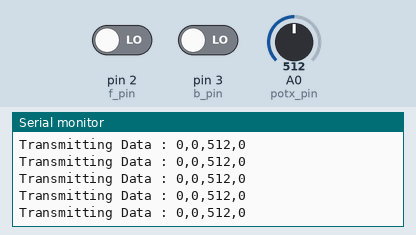
This sketch was run on a simulated Arduino Uno, built with avr-gcc and run on an emulated ATmega328P. Parts: the last lines printed to the serial monitor. The inputs (shaded band) are chosen by the test bench; at power-on: A0 (potx_pin) = 512, pin 2 (f_pin) LOW, pin 3 (b_pin) LOW. No radio packets arrive unless stated.

Above: at 1.2 s.
1.3 s: A0 (potx_pin) set to 11
At 1.8 s:
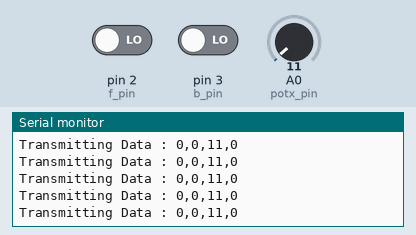
4.3 s: A0 (potx_pin) set to 8
At 5.1 s:
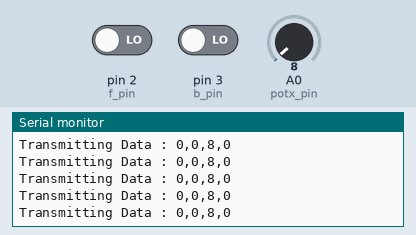
Timing chart, 0 to 7.3 s (numbered marks = the images above; inputs shaded):
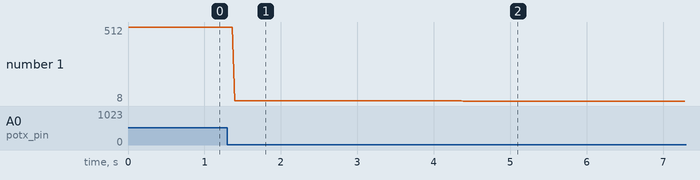

The sketch:

Transmitter.ino
```cpp
#include <SPI.h>
#include <nRF24L01.h>
#include <RF24.h>

#define potx_pin A0
#define poty_pin A1
#define f_pin 2
#define b_pin 3

int x_pos;
int y_pos;


RF24 radio(9,10);
const byte Address[6] = "00001";

void setup() {
  // put your setup code here, to run once:
  Serial.begin(9600);
  pinMode(potx_pin,INPUT);
  pinMode(f_pin,INPUT);
  pinMode(b_pin,INPUT);
  //pinMode(poty_pin,INPUT);

  radio.begin ();
  radio.openWritingPipe (Address);
  radio.stopListening ();

  radio.setPALevel(RF24_PA_MAX);
}

void loop() {

  x_pos = analogRead (potx_pin) ;  //Reading the horizontal movement value
  //y_pos = analogRead (poty_pin) ;  //Reading the vertical movement value
  String fo = "0";
  String ba = "0";
  if(digitalRead(f_pin)==HIGH){
    fo = 1;
  }
  if(digitalRead(b_pin)==HIGH){
    ba = 1;
  }

  String data = fo + "," + ba + "," + x_pos  + "," + y_pos;
  char readyData[30];
  data.toCharArray(readyData, 30);

  radio.write(&readyData, sizeof(readyData));

  Serial.print("Transmitting Data : ");
  Serial.println(readyData);
}
```

Measured:
- after the input at 1.3 s, the serial monitor: prints a new line after 0.09 s (image 1)
- after the input at 4.3 s, the serial monitor: prints a new line after 0.09 s (image 2)
- plotted number 1: 512 → 11 after the input at 1.3 s, 11 → 8 after the input at 4.3 s
